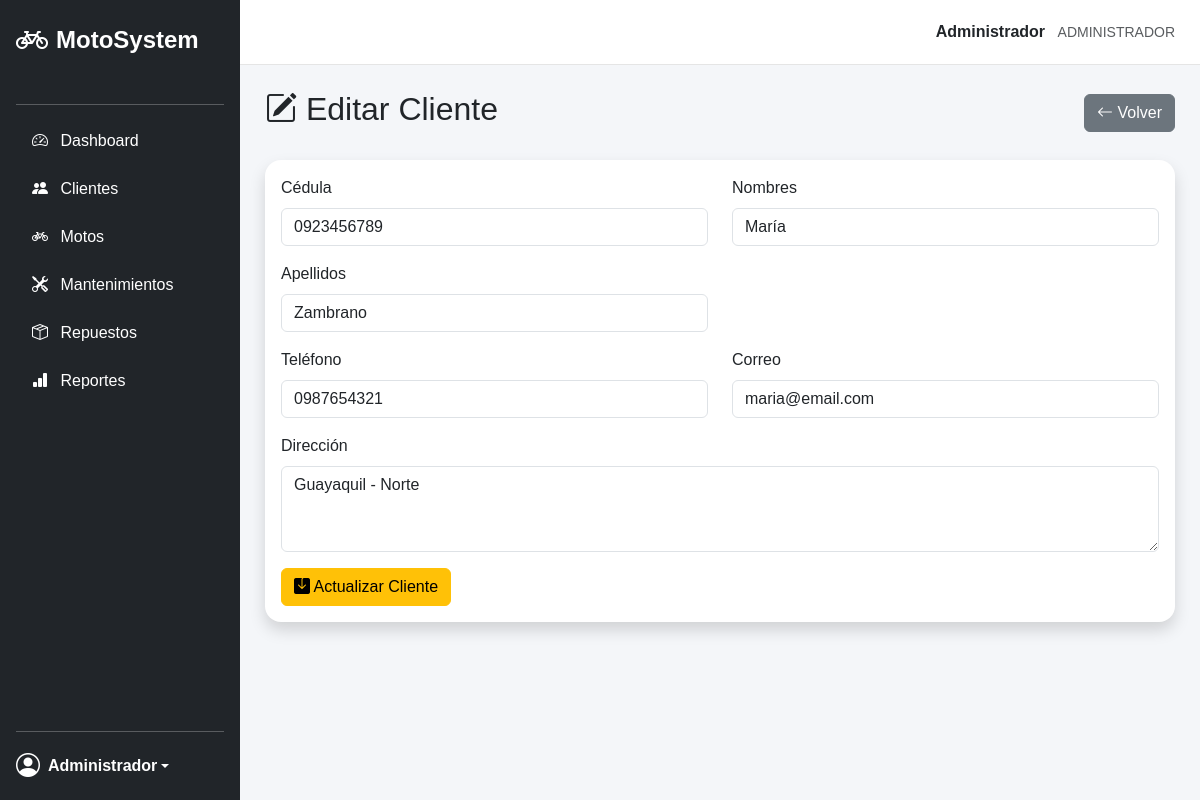
Screenshot of /views/clientes/editar.php?id=2 (signed in) with the database file from the repository.
### tables this page shows
CREATE TABLE clientes (
    id_cliente INT AUTO_INCREMENT PRIMARY KEY,
    cedula VARCHAR(20) NOT NULL UNIQUE,
    nombres VARCHAR(100) NOT NULL,
    apellidos VARCHAR(100) NOT NULL,
    telefono VARCHAR(20),
    correo VARCHAR(100),
    direccion VARCHAR(150),
    estado TINYINT DEFAULT 1,
    fecha_registro TIMESTAMP DEFAULT CURRENT_TIMESTAMP
);

### config/conexion.php (called while the page is built, shortened)
<?php
class Conexion
{
    private $host = "localhost";
    private $puerto = 3306;
    private $usuario = "root";
    private $password = "1234";
    private $base_datos = "sistema_motos";
    public function conectar()
    {
        try {
            $conexion = new mysqli(
                $this->host,
                $this->usuario,
                $this->password,
                $this->base_datos,
                $this->puerto
            );
            $conexion->set_charset("utf8");
            return $conexion;
        } catch (mysqli_sql_exception $e) {
            die("Error de conexión a la base de datos: " . $e->getMessage());
        }
    }
}
?>

### models/Cliente.php (called while the page is built, shortened)
<?php
require_once __DIR__ . "/../config/conexion.php";
class Cliente {
    private $conexion;
    public function __construct() {
        $database = new Conexion();
        $this->conexion = $database->conectar();
    }
    public function obtenerPorId($id) {
        $sql = "SELECT * FROM clientes WHERE id_cliente = ?";
        $stmt = $this->conexion->prepare($sql);
        $stmt->bind_param("i", $id);
        $stmt->execute();
        $resultado = $stmt->get_result();
        return $resultado->fetch_assoc();
    }
}

### views/clientes/editar.php (the view, shortened to what this page needs)
<?php
require_once "../../models/Cliente.php";
$modelo = new Cliente();
$id = $_GET["id"];
$cliente = $modelo->obtenerPorId($id);
?>
<div class="d-flex justify-content-between align-items-center mb-4">
    <h2>
        <i class="bi bi-pencil-square"></i>
        Editar Cliente
    </h2>
    <a href="index.php" class="btn btn-secondary">
        <i class="bi bi-arrow-left"></i>
        Volver
    </a>
</div>
<div class="card border-0 shadow rounded-4">
    <div class="card-body">
        <form
            action="../../controllers/ClienteController.php"
            method="POST"
        >
            <div class="row">
<div class="col-md-6 mb-3">
    <label class="form-label">
        Cédula
    </label>
    <input
        type="text"
        name="cedula"
        class="form-control"
        value="<?php echo $cliente['cedula']; ?>"
        required
    >
</div>
                <div class="col-md-6 mb-3">
                    <label class="form-label">
                        Nombres
                    </label>
                    <input
                        type="text"
                        name="nombres"
                        class="form-control"
                        value="<?php echo $cliente['nombres']; ?>"
                        required
                    >
                </div>
                <div class="col-md-6 mb-3">
                    <label class="form-label">
                        Apellidos
                    </label>
                    <input
                        type="text"
                        name="apellidos"
                        class="form-control"
                        value="<?php echo $cliente['apellidos']; ?>"
                        required
                    >
                </div>
            </div>
            <div class="row">
                <div class="col-md-6 mb-3">
                    <label class="form-label">
                        Teléfono
                    </label>
                    <input
                        type="text"
                        name="telefono"
                        class="form-control"
                        value="<?php echo $cliente['telefono']; ?>"
                    >
                </div>
                <div class="col-md-6 mb-3">
                    <label class="form-label">
                        Correo
                    </label>
                    <input
                        type="email"
                        name="correo"
                        class="form-control"
                        value="<?php echo $cliente['correo']; ?>"
                    >
                </div>
            </div>
            <div class="mb-3">
                <label class="form-label">
                    Dirección
                </label>
                <textarea
                    name="direccion"
                    class="form-control"
                    rows="3"
                ><?php echo $cliente['direccion']; ?></textarea>
            </div>
            <button
                type="submit"
                name="actualizar"
                class="btn btn-warning"
            >
                <i class="bi bi-save-fill"></i>
                Actualizar Cliente
            </button>
        </form>
    </div>
</div>
<?php
include "../layouts/app.php";
?>

### public/css/estilos.css (style rules this page uses)
* { box-sizing: border-box; }
body { background-color: #f4f6f9; font-family: Arial, Helvetica, sans-serif; }

### rows the page displays
clientes: cedula "0923456789", nombres "María", apellidos "Zambrano", telefono "0987654321", correo "maria@email.com", direccion "Guayaquil - Norte"

### other values shown
$_SESSION["nombre"] "Administrador"
$_SESSION["rol"] "ADMINISTRADOR"
